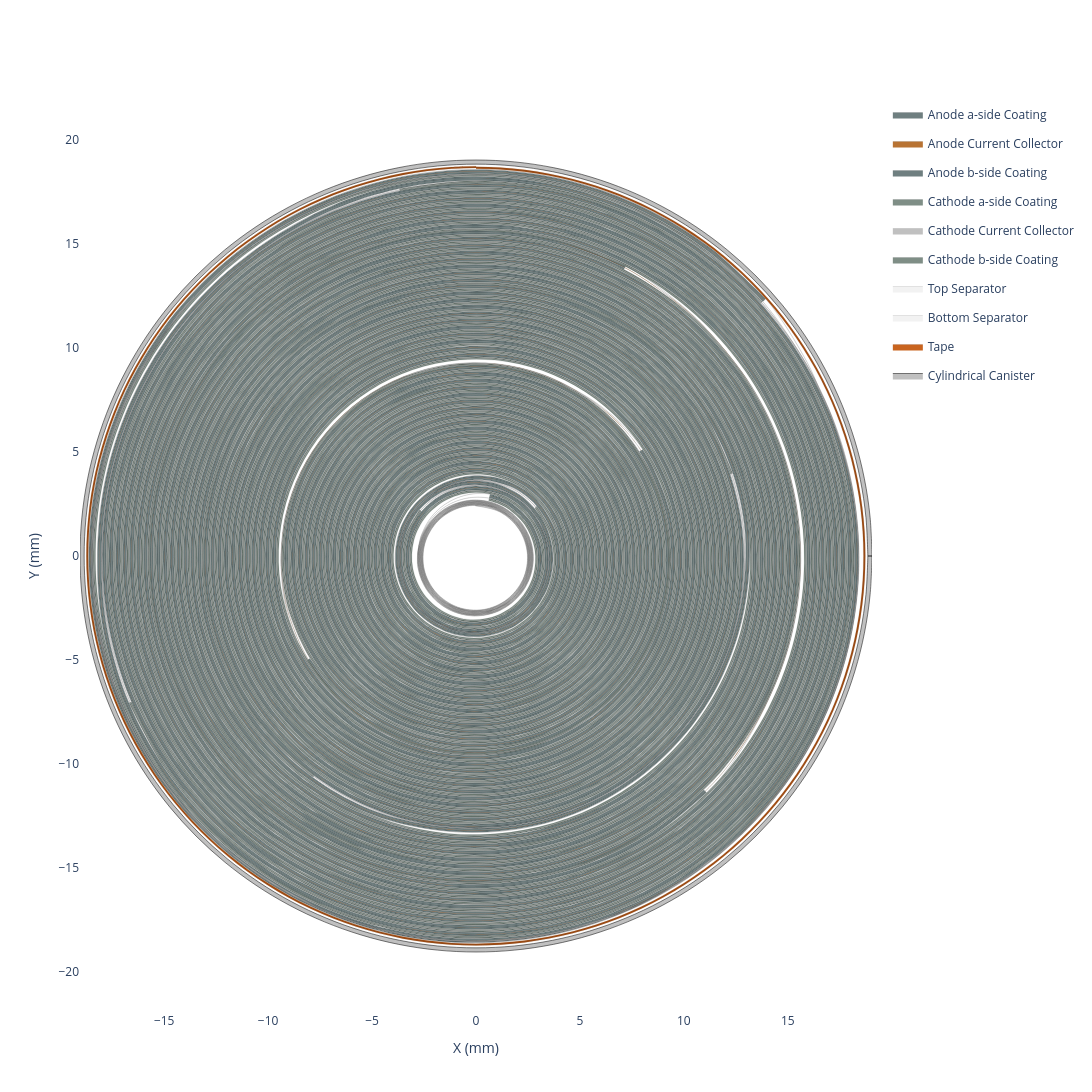

The cell this chart's notebook holds for it:
### Code cell
cell.get_cross_section(height=1200, width=1200).show()

### Figure 1 — Plotly figure (JSON) as saved in the notebook; plotly's stock layout.template omitted (floating-point values rounded to 4 significant figures; data arrays with more than 128 entries replaced by an {"elided": "..."} marker saying what was removed)
{"data": [{"customdata": {"elided": "2492x6 float values"}, "fill": "toself", "fillcolor": "#6f7f80", "hovertemplate": "<b>Anode a-side Coating (Extruded)</b><br>Theta: %{customdata[0]:.2f}°<br>Unwrapped Length: %{customdata[1]:.2f} mm<br>Radius: %{customdata[2]:.2f} mm<br>X: %{customdata[3]:.2f} mm<br>Z: %{customdata[4]:.2f} mm<br>Turns: %{customdata[5]:.2f}<extra></extra>", "legendgroup": "Anode a-side Coating", "line": {"color": "black", "shape": "spline", "width": 0.1}, "mode": "lines", "name": "Anode a-side Coating", "type": "scatter", "x": {"elided": "2492 float values"}, "y": {"elided": "2492 float values"}}, {"customdata": {"elided": "2532x6 float values"}, "fill": "toself", "fillcolor": "#B87333", "hovertemplate": "<b>Anode Current Collector (Extruded)</b><br>Theta: %{customdata[0]:.2f}°<br>Unwrapped Length: %{customdata[1]:.2f} mm<br>Radius: %{customdata[2]:.2f} mm<br>X: %{customdata[3]:.2f} mm<br>Z: %{customdata[4]:.2f} mm<br>Turns: %{customdata[5]:.2f}<extra></extra>", "legendgroup": "Anode Current Collector", "line": {"color": "black", "shape": "spline", "width": 0.1}, "mode": "lines", "name": "Anode Current Collector", "type": "scatter", "x": {"elided": "2532 float values"}, "y": {"elided": "2532 float values"}}, {"customdata": {"elided": "2492x6 float values"}, "fill": "toself", "fillcolor": "#6f7f80", "hovertemplate": "<b>Anode b-side Coating (Extruded)</b><br>Theta: %{customdata[0]:.2f}°<br>Unwrapped Length: %{customdata[1]:.2f} mm<br>Radius: %{customdata[2]:.2f} mm<br>X: %{customdata[3]:.2f} mm<br>Z: %{customdata[4]:.2f} mm<br>Turns: %{customdata[5]:.2f}<extra></extra>", "legendgroup": "Anode b-side Coating", "line": {"color": "black", "shape": "spline", "width": 0.1}, "mode": "lines", "name": "Anode b-side Coating", "type": "scatter", "x": {"elided": "2492 float values"}, "y": {"elided": "2492 float values"}}, {"customdata": {"elided": "2459x6 float values"}, "fill": "toself", "fillcolor": "#7f8e86", "hovertemplate": "<b>Cathode a-side Coating (Extruded)</b><br>Theta: %{customdata[0]:.2f}°<br>Unwrapped Length: %{customdata[1]:.2f} mm<br>Radius: %{customdata[2]:.2f} mm<br>X: %{customdata[3]:.2f} mm<br>Z: %{customdata[4]:.2f} mm<br>Turns: %{customdata[5]:.2f}<extra></extra>", "legendgroup": "Cathode a-side Coating", "line": {"color": "black", "shape": "spline", "width": 0.1}, "mode": "lines", "name": "Cathode a-side Coating", "type": "scatter", "x": {"elided": "2459 float values"}, "y": {"elided": "2459 float values"}}, {"customdata": {"elided": "2532x6 float values"}, "fill": "toself", "fillcolor": "#C0C0C0", "hovertemplate": "<b>Cathode Current Collector (Extruded)</b><br>Theta: %{customdata[0]:.2f}°<br>Unwrapped Length: %{customdata[1]:.2f} mm<br>Radius: %{customdata[2]:.2f} mm<br>X: %{customdata[3]:.2f} mm<br>Z: %{customdata[4]:.2f} mm<br>Turns: %{customdata[5]:.2f}<extra></extra>", "legendgroup": "Cathode Current Collector", "line": {"color": "black", "shape": "spline", "width": 0.1}, "mode": "lines", "name": "Cathode Current Collector", "type": "scatter", "x": {"elided": "2532 float values"}, "y": {"elided": "2532 float values"}}, {"customdata": {"elided": "2459x6 float values"}, "fill": "toself", "fillcolor": "#7f8e86", "hovertemplate": "<b>Cathode b-side Coating (Extruded)</b><br>Theta: %{customdata[0]:.2f}°<br>Unwrapped Length: %{customdata[1]:.2f} mm<br>Radius: %{customdata[2]:.2f} mm<br>X: %{customdata[3]:.2f} mm<br>Z: %{customdata[4]:.2f} mm<br>Turns: %{customdata[5]:.2f}<extra></extra>", "legendgroup": "Cathode b-side Coating", "line": {"color": "black", "shape": "spline", "width": 0.1}, "mode": "lines", "name": "Cathode b-side Coating", "type": "scatter", "x": {"elided": "2459 float values"}, "y": {"elided": "2459 float values"}}, {"customdata": {"elided": "3254x6 float values"}, "fill": "toself", "fillcolor": "#f2f2f2", "hovertemplate": "<b>Top Separator (Extruded)</b><br>Theta: %{customdata[0]:.2f}°<br>Unwrapped Length: %{customdata[1]:.2f} mm<br>Radius: %{customdata[2]:.2f} mm<br>X: %{customdata[3]:.2f} mm<br>Z: %{customdata[4]:.2f} mm<br>Turns: %{customdata[5]:.2f}<extra></extra>", "legendgroup": "Top Separator", "line": {"color": "black", "shape": "spline", "width": 0.1}, "mode": "lines", "name": "Top Separator", "type": "scatter", "x": {"elided": "3254 float values"}, "y": {"elided": "3254 float values"}}, {"customdata": {"elided": "3254x6 float values"}, "fill": "toself", "fillcolor": "#f2f2f2", "hovertemplate": "<b>Bottom Separator (Extruded)</b><br>Theta: %{customdata[0]:.2f}°<br>Unwrapped Length: %{customdata[1]:.2f} mm<br>Radius: %{customdata[2]:.2f} mm<br>X: %{customdata[3]:.2f} mm<br>Z: %{customdata[4]:.2f} mm<br>Turns: %{customdata[5]:.2f}<extra></extra>", "legendgroup": "Bottom Separator", "line": {"color": "black", "shape": "spline", "width": 0.1}, "mode": "lines", "name": "Bottom Separator", "type": "scatter", "x": {"elided": "3254 float values"}, "y": {"elided": "3254 float values"}}, {"customdata": {"elided": "606x6 float values"}, "fill": "toself", "fillcolor": "#C9641F", "hovertemplate": "<b>Tape (Extruded)</b><br>Theta: %{customdata[0]:.2f}°<br>Unwrapped Length: %{customdata[1]:.2f} mm<br>Radius: %{customdata[2]:.2f} mm<br>X: %{customdata[3]:.2f} mm<br>Z: %{customdata[4]:.2f} mm<br>Turns: %{customdata[5]:.2f}<extra></extra>", "legendgroup": "Tape", "line": {"color": "black", "shape": "spline", "width": 0.1}, "mode": "lines", "name": "Tape", "type": "scatter", "x": {"elided": "606 float values"}, "y": {"elided": "606 float values"}}, {"customdata": {"elided": "1625x6 float values"}, "hovertemplate": "<b>Top Separator</b><br>Theta: %{customdata[0]:.2f}°<br>Unwrapped Length: %{customdata[1]:.2f} mm<br>Radius: %{customdata[2]:.2f} mm<br>X: %{customdata[3]:.2f} mm<br>Z: %{customdata[4]:.2f} mm<br>Turns: %{customdata[5]:.2f}<extra></extra>", "legendgroup": "Top Separator", "line": {"color": "#f2f2f2", "shape": "spline", "width": 0}, "mode": "lines", "name": "Top Separator", "showlegend": false, "type": "scatter", "x": {"elided": "1625 float values"}, "y": {"elided": "1625 float values"}}, {"customdata": {"elided": "1241x6 float values"}, "hovertemplate": "<b>Anode a-side Coating</b><br>Theta: %{customdata[0]:.2f}°<br>Unwrapped Length: %{customdata[1]:.2f} mm<br>Radius: %{customdata[2]:.2f} mm<br>X: %{customdata[3]:.2f} mm<br>Z: %{customdata[4]:.2f} mm<br>Turns: %{customdata[5]:.2f}<extra></extra>", "legendgroup": "Anode a-side Coating", "line": {"color": "#6f7f80", "shape": "spline", "width": 0}, "mode": "lines", "name": "Anode a-side Coating", "showlegend": false, "type": "scatter", "x": {"elided": "1241 float values"}, "y": {"elided": "1241 float values"}}, {"customdata": {"elided": "1264x6 float values"}, "hovertemplate": "<b>Anode Current Collector</b><br>Theta: %{customdata[0]:.2f}°<br>Unwrapped Length: %{customdata[1]:.2f} mm<br>Radius: %{customdata[2]:.2f} mm<br>X: %{customdata[3]:.2f} mm<br>Z: %{customdata[4]:.2f} mm<br>Turns: %{customdata[5]:.2f}<extra></extra>", "legendgroup": "Anode Current Collector", "line": {"color": "#B87333", "shape": "spline", "width": 0}, "mode": "lines", "name": "Anode Current Collector", "showlegend": false, "type": "scatter", "x": {"elided": "1264 float values"}, "y": {"elided": "1264 float values"}}, {"customdata": {"elided": "1241x6 float values"}, "hovertemplate": "<b>Anode b-side Coating</b><br>Theta: %{customdata[0]:.2f}°<br>Unwrapped Length: %{customdata[1]:.2f} mm<br>Radius: %{customdata[2]:.2f} mm<br>X: %{customdata[3]:.2f} mm<br>Z: %{customdata[4]:.2f} mm<br>Turns: %{customdata[5]:.2f}<extra></extra>", "legendgroup": "Anode b-side Coating", "line": {"color": "#6f7f80", "shape": "spline", "width": 0}, "mode": "lines", "name": "Anode b-side Coating", "showlegend": false, "type": "scatter", "x": {"elided": "1241 float values"}, "y": {"elided": "1241 float values"}}, {"customdata": {"elided": "1625x6 float values"}, "hovertemplate": "<b>Bottom Separator</b><br>Theta: %{customdata[0]:.2f}°<br>Unwrapped Length: %{customdata[1]:.2f} mm<br>Radius: %{customdata[2]:.2f} mm<br>X: %{customdata[3]:.2f} mm<br>Z: %{customdata[4]:.2f} mm<br>Turns: %{customdata[5]:.2f}<extra></extra>", "legendgroup": "Bottom Separator", "line": {"color": "#f2f2f2", "shape": "spline", "width": 0}, "mode": "lines", "name": "Bottom Separator", "showlegend": false, "type": "scatter", "x": {"elided": "1625 float values"}, "y": {"elided": "1625 float values"}}, {"customdata": {"elided": "1223x6 float values"}, "hovertemplate": "<b>Cathode a-side Coating</b><br>Theta: %{customdata[0]:.2f}°<br>Unwrapped Length: %{customdata[1]:.2f} mm<br>Radius: %{customdata[2]:.2f} mm<br>X: %{customdata[3]:.2f} mm<br>Z: %{customdata[4]:.2f} mm<br>Turns: %{customdata[5]:.2f}<extra></extra>", "legendgroup": "Cathode a-side Coating", "line": {"color": "#7f8e86", "shape": "spline", "width": 0}, "mode": "lines", "name": "Cathode a-side Coating", "showlegend": false, "type": "scatter", "x": {"elided": "1223 float values"}, "y": {"elided": "1223 float values"}}, {"customdata": {"elided": "1264x6 float values"}, "hovertemplate": "<b>Cathode Current Collector</b><br>Theta: %{customdata[0]:.2f}°<br>Unwrapped Length: %{customdata[1]:.2f} mm<br>Radius: %{customdata[2]:.2f} mm<br>X: %{customdata[3]:.2f} mm<br>Z: %{customdata[4]:.2f} mm<br>Turns: %{customdata[5]:.2f}<extra></extra>", "legendgroup": "Cathode Current Collector", "line": {"color": "#C0C0C0", "shape": "spline", "width": 0}, "mode": "lines", "name": "Cathode Current Collector", "showlegend": false, "type": "scatter", "x": {"elided": "1264 float values"}, "y": {"elided": "1264 float values"}}, {"customdata": {"elided": "1223x6 float values"}, "hovertemplate": "<b>Cathode b-side Coating</b><br>Theta: %{customdata[0]:.2f}°<br>Unwrapped Length: %{customdata[1]:.2f} mm<br>Radius: %{customdata[2]:.2f} mm<br>X: %{customdata[3]:.2f} mm<br>Z: %{customdata[4]:.2f} mm<br>Turns: %{customdata[5]:.2f}<extra></extra>", "legendgroup": "Cathode b-side Coating", "line": {"color": "#7f8e86", "shape": "spline", "width": 0}, "mode": "lines", "name": "Cathode b-side Coating", "showlegend": false, "type": "scatter", "x": {"elided": "1223 float values"}, "y": {"elided": "1223 float values"}}, {"customdata": {"elided": "301x6 float values"}, "hovertemplate": "<b>Tape</b><br>Theta: %{customdata[0]:.2f}°<br>Unwrapped Length: %{customdata[1]:.2f} mm<br>Radius: %{customdata[2]:.2f} mm<br>X: %{customdata[3]:.2f} mm<br>Z: %{customdata[4]:.2f} mm<br>Turns: %{customdata[5]:.2f}<extra></extra>", "legendgroup": "Tape", "line": {"color": "#C9641F", "shape": "spline", "width": 0}, "mode": "lines", "name": "Tape", "showlegend": false, "type": "scatter", "x": {"elided": "301 float values"}, "y": {"elided": "301 float values"}}, {"fill": "toself", "fillcolor": "#C0C0C0", "legendgroup": "Body", "line": {"color": "black", "shape": "spline", "width": 0.5}, "mode": "lines", "name": "Cylindrical Canister", "showlegend": true, "type": "scatter", "x": {"elided": "135 float values"}, "y": {"elided": "135 float values"}}], "layout": {"height": 1200, "paper_bgcolor": "white", "plot_bgcolor": "white", "width": 1200, "xaxis": {"scaleanchor": "y", "title": {"text": "X (mm)"}, "zeroline": false}, "yaxis": {"title": {"text": "Y (mm)"}, "zeroline": false}}}
